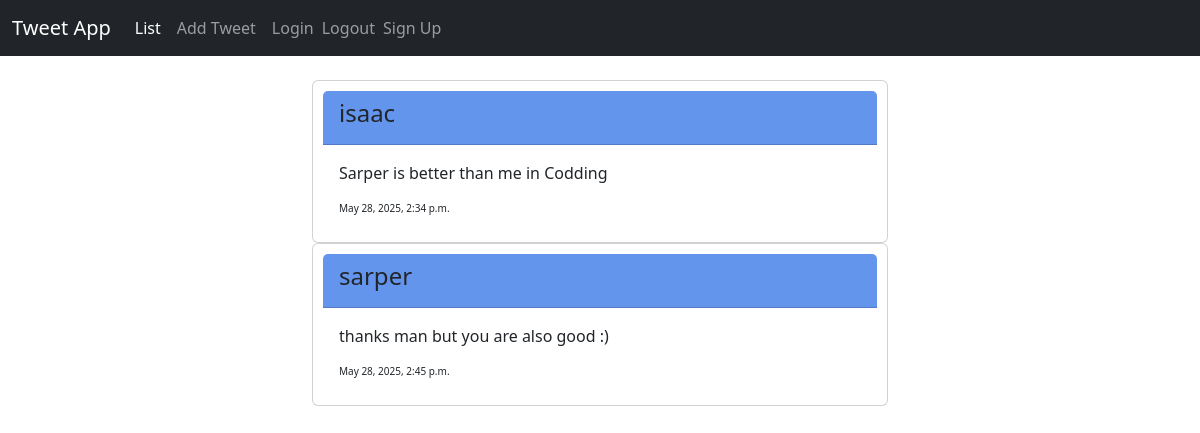
The page / on the database its author committed.
### tweetapp/models.py (models this page shows, shortened)
class Tweet(models.Model):
    username=models.ForeignKey(User,on_delete=models.CASCADE,null=True)
    message=models.CharField(max_length=50)
    created_at = models.DateTimeField(auto_now_add=True)

### tweetapp/views.py (the view)
# urls.py: path("",views.list_tweet,name="list_tweet"), #sarperuzun.com/tweetapp/
def list_tweet(request):
    all_tweets= models.Tweet.objects.all()
    tweet_dict = {"Tweets": all_tweets}
    return render(request,"tweetapp/list_tweet.html",context=tweet_dict)

### tweetapp/templates/tweetapp/list_tweet.html (shortened to what this page needs)
{% extends "base.html" %} {% block content%}
<div class="container" style="width: 50%">
  {% for tweet in Tweets %}
  <div class="card" style="padding: 10px">
    <div class="card-header" style="background-color: cornflowerblue">
      <h4>{{tweet.username}}</h4>
    </div>
    <div class="card-body">
      <p class="card-text">{{tweet.message}}</p>
      <div class="time" style="font-size: 10px">{{tweet.created_at}}</div>
    </div>
  </div>
  {% endfor %}
</div>
{% endblock %}

### rows shown on the page
Tweet: username "isaac", message "Sarper is better than me in Codding", created_at "May 28, 2025, 2:34 p.m."
Tweet: username "sarper", message "thanks man but you are also good :)", created_at "May 28, 2025, 2:45 p.m."
